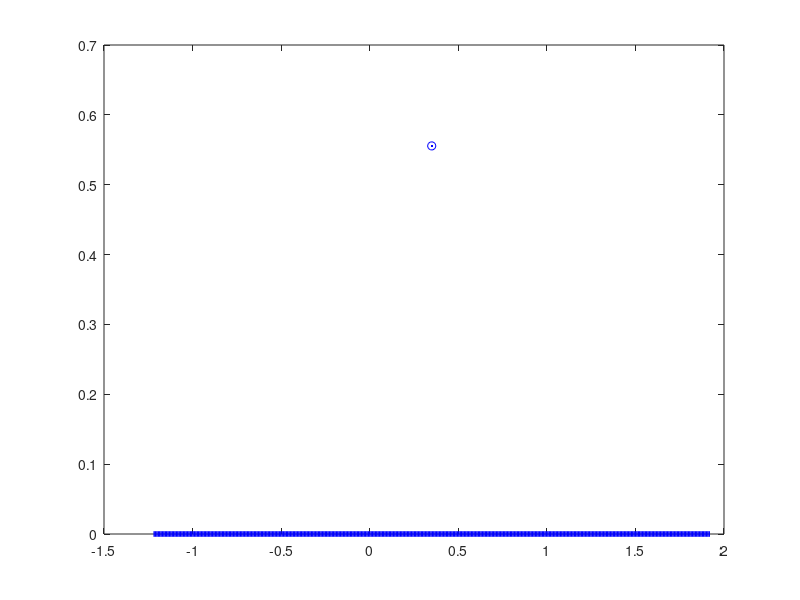

This chart was generated by the following MATLAB code: (Note: this script raises an error after producing the figure.)
clear all

N = 100;

w = zeros(1,N+1);
x = w;

B = pi/3;
mu = .7;
C = 0.05;

w(1) = 0;
x(1) = .35;

X = [x(1)-pi/2:pi/400:x(1)+pi/2];
W = 0*X;

psi = (cos(B)*sin(3*x(1))+sin(B)*sin(5*x(1)))/sqrt(pi);

for n = 1:N-1

f = plot(X,W,'b',x(n),w(n)*psi+5/9,'bo',x(n),w(n)*psi+5/9,'b.',[x(n) x(n)],...
    [0 w(n)*psi],'k');
set(f(1),'linewidth',4,'LineSmoothing','on');
set(f(2),'MarkerSize',80);
set(f(3),'MarkerSize',20);
set(f(4),'linewidth',2);
warning('off','last')
%light('Position',[x(n+1),w(n+1)*psi+5/6,0])
axis([x(n)-pi/8 x(n)+pi/8 -1 3])
hold on

dpsi= (3*cos(B)*cos(3*x(n))+5*sin(B)*cos(5*x(n)))/sqrt(pi);

w(n+1) = mu*(w(n)+psi);
x(n+1) = x(n) - C*w(n)*dpsi;

AW = (w(n) + psi)*(cos(B)*sin(3*(X))+sin(B)*sin(5*(X)))/sqrt(pi);

g = plot(X,AW,'g--',x(n),(w(n)+psi)*psi+3/5,'go',x(n),(w(n)+psi)*psi+3/5,'g.',...
    [x(n) x(n)],[0 (w(n)+psi)*psi],'k');
set(g(1),'linewidth',4);
set(g(2),'MarkerSize',80);
set(g(3),'MarkerSize',20);
set(g(4),'linewidth',2);
axis([x(n)-pi/8 x(n)+pi/8 -1 3])
hold on

X = [x(n+1)-pi/2:pi/400:x(n+1)+pi/2];
W = w(n+1)*(cos(B)*sin(3*(X))+sin(B)*sin(5*(X)))/sqrt(pi);
psi = (cos(B)*sin(3*x(n+1))+sin(B)*sin(5*x(n+1)))/sqrt(pi);

h = plot(X,W,'r',x(n+1),w(n+1)*psi+3/5,'ro',x(n+1),w(n+1)*psi+3/5,...
    'r.',[x(n+1) x(n+1)],[0 w(n+1)*psi],'k',[x(n)-pi/8 x(n)+pi/8],[0 0],'k--');
set(h(1),'linewidth',4,'LineSmoothing','on');
set(h(2),'MarkerSize',80);
set(h(3),'MarkerSize',20);
set(h(4),'linewidth',2);
legend([f(3),g(3),h(3),f(1),g(1),h(1)],'Just before impact n','Just after impact n',...
    'Just before impact n+1','w_n\psi(x)','[w_n+\psi(x_n)]\psi(x)','w_{n+1}\psi(x)')
warning('off','last')
%light('Position',[x(n+1),w(n+1)*psi+5/6,0])
axis([x(n)-pi/8 x(n)+pi/8 -1 3])
hold off
pause;

end